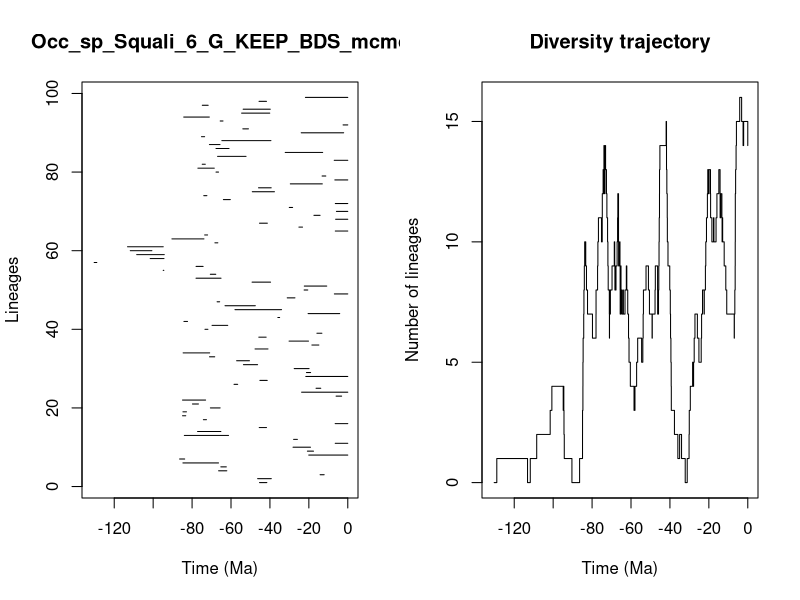

Recreate this plot in R.


pdf(file='../Results/Species/5_MA_bins_EP_FT/pyrate_mcmc_logs/Occ_sp_Squali_6_G_KEEP_BDS_mcmc_LTT.pdf',width=0.6*20, height=0.6*10)
title = "Occ_sp_Squali_6_G_KEEP_BDS_mcmc"
ts=c(45.34455955196611, 46.316064663759285,14.217902026853388,66.36895858645515,65.23481772438814,84.71321428846947,86.41354815388375,20.053506209646518,20.750008289705843,28.129182396927664,6.44914750533476,27.836916526867917,83.9836450397936,77.17539526920919,45.50098167995879,6.478135828080534,74.19247298926065,84.89970607921035,84.69480888970644,70.59101907727808,79.80513816910579,84.91209406805496,6.009197146356637,23.730071870070486,16.30223014091169,58.44725434926514,45.15558716441209,21.57201154387674,21.22300250545973,27.533924873222798,53.616209193185476,57.11462302930854,71.04789937581603,84.59871086548654,47.64942264876334,18.440834413944362,30.1670281504697,45.71193298096527,15.856716332170501,73.37562146968548,69.7420487216071,84.18767968173626,35.930863433293084,20.38969222186845,57.96558217152579,63.07786314681899,67.13939514806265,31.116516204215888,6.895406574703877,22.440347097686537,22.346012766145655,49.178997141041336,77.97779923179615,70.62785227644488,94.83696358403971,77.96006781994753,130.308566920474,101.52863020920587,108.4508158139127,111.75529615642469,113.16395088118678,68.27017701578617,90.355855026372,73.53482466004539,6.414821826668033,25.106248252195964,45.365466353127104,6.247634666853306,17.394883239309745,5.835557577069896,30.062451645175404,6.407089844145366,63.90996903854913,73.99320078516183,49.06516831245015,45.86158337326176,29.526113997244646,6.65509250726571,13.197990869922945,67.70603683319278,77.0165174940302,74.79122532847535,6.968846443125493,66.90117893789075,32.14390635557864,67.71783030477185,71.09074857323067,64.70356999537788,75.16610940810493,23.928033195361934,53.9253479030278,2.416608342617322,65.55940429503856,84.29445559413219,54.54839908363923,53.761209695394214,74.74875518007028,45.59837102684974,21.768504416660004)
te=c(41.58623216911024, 39.28932098895539,12.124075619378186,62.15542495693572,62.407321568792234,66.4112432794945,83.79644063933583,0.0,17.613139786591223,19.161977466051546,0.0,25.89413585924061,61.273028769563425,65.20898090182192,41.75980241087937,0.0,72.61469037546179,83.25631322967219,82.88072471599659,65.58949222453116,76.73480648469405,73.05642157821913,3.1599293580441823,0.0,13.878967995366287,56.573847694506256,41.3779143084283,0.0,19.10382984255787,19.8848894740206,46.34274875212945,50.526363895594365,68.3676352655426,70.95846459633262,40.999283736183614,14.868235096627828,20.192904093380175,41.94961428441592,13.303430477447655,71.8709949322135,61.67935220397292,82.34336510663613,35.01743608531082,4.147691522396631,34.02986078592671,47.50851379058759,65.83898213256269,27.144689513520518,0.0,20.551258001481376,10.80617220978848,39.680201039723364,65.13025909781872,67.83078319948305,94.51761926306943,74.33333407934761,128.95656166465577,94.43465880971488,94.28694003355253,100.65922271300111,94.81858348765337,66.77605371825382,73.90516300961467,72.03633915254666,0.0,23.254854255611566,41.32645399402034,0.0,14.232499656828733,0.0,28.349220632448265,0.0,60.34274910530896,72.38951371457487,37.68212772740982,39.34636116758831,13.082851046968266,0.0,11.294878758690123,66.41359841798942,68.5957444767724,73.2167923599503,0.0,52.27992741594572,12.901201006973837,61.01838583825955,65.65934409447806,39.493048783437885,73.5579223069456,2.11980811326683,51.044144083758596,0.0,64.1158323223424,71.13896366079346,40.089703441973825,39.8061269918741,71.71992259765557,41.75861009224151,0.0)
div_traj=c(0, 1,0,1,2,3,4,3,4,3,2,1,0,1,2,3,4,5,6,7,8,9,10,9,8,7,6,7,8,9,10,11,10,11,12,13,12,13,14,13,12,13,14,13,12,11,10,9,8,7,6,7,8,7,8,9,10,9,8,9,8,9,10,11,12,11,10,9,10,9,8,7,8,9,8,7,8,7,8,9,8,7,6,5,4,3,4,5,6,5,6,7,8,9,8,7,6,7,8,9,8,7,8,9,10,11,12,13,14,15,14,13,12,11,10,9,8,7,6,5,4,3,2,1,2,1,0,1,2,3,4,5,4,5,6,7,6,5,6,7,8,7,8,9,10,11,12,13,12,13,12,13,12,11,10,11,10,11,12,13,12,11,12,11,10,11,10,9,8,7,6,7,8,9,10,11,12,13,14,15,16,15,14,15,14)
time_events=c(130.308566920474, 128.95656166465577,113.16395088118678,111.75529615642469,108.4508158139127,101.52863020920587,100.65922271300111,94.83696358403971,94.81858348765337,94.51761926306943,94.43465880971488,94.28694003355253,90.355855026372,86.41354815388375,84.91209406805496,84.89970607921035,84.71321428846947,84.69480888970644,84.59871086548654,84.29445559413219,84.18767968173626,83.9836450397936,83.79644063933583,83.25631322967219,82.88072471599659,82.34336510663613,79.80513816910579,77.97779923179615,77.96006781994753,77.17539526920919,77.0165174940302,76.73480648469405,75.16610940810493,74.79122532847535,74.74875518007028,74.33333407934761,74.19247298926065,73.99320078516183,73.90516300961467,73.5579223069456,73.53482466004539,73.37562146968548,73.2167923599503,73.05642157821913,72.61469037546179,72.38951371457487,72.03633915254666,71.8709949322135,71.71992259765557,71.13896366079346,71.09074857323067,71.04789937581603,70.95846459633262,70.62785227644488,70.59101907727808,69.7420487216071,68.5957444767724,68.3676352655426,68.27017701578617,67.83078319948305,67.71783030477185,67.70603683319278,67.13939514806265,66.90117893789075,66.77605371825382,66.41359841798942,66.4112432794945,66.36895858645515,65.83898213256269,65.65934409447806,65.58949222453116,65.55940429503856,65.23481772438814,65.20898090182192,65.13025909781872,64.70356999537788,64.1158323223424,63.90996903854913,63.07786314681899,62.407321568792234,62.15542495693572,61.67935220397292,61.273028769563425,61.01838583825955,60.34274910530896,58.44725434926514,57.96558217152579,57.11462302930854,56.573847694506256,54.54839908363923,53.9253479030278,53.761209695394214,53.616209193185476,52.27992741594572,51.044144083758596,50.526363895594365,49.178997141041336,49.06516831245015,47.64942264876334,47.50851379058759,46.34274875212945,46.316064663759285,45.86158337326176,45.71193298096527,45.59837102684974,45.50098167995879,45.365466353127104,45.34455955196611,45.15558716441209,41.94961428441592,41.75980241087937,41.75861009224151,41.58623216911024,41.3779143084283,41.32645399402034,40.999283736183614,40.089703441973825,39.8061269918741,39.680201039723364,39.493048783437885,39.34636116758831,39.28932098895539,37.68212772740982,35.930863433293084,35.01743608531082,34.02986078592671,32.14390635557864,31.116516204215888,30.1670281504697,30.062451645175404,29.526113997244646,28.349220632448265,28.129182396927664,27.836916526867917,27.533924873222798,27.144689513520518,25.89413585924061,25.106248252195964,23.928033195361934,23.730071870070486,23.254854255611566,22.440347097686537,22.346012766145655,21.768504416660004,21.57201154387674,21.22300250545973,20.750008289705843,20.551258001481376,20.38969222186845,20.192904093380175,20.053506209646518,19.8848894740206,19.161977466051546,19.10382984255787,18.440834413944362,17.613139786591223,17.394883239309745,16.30223014091169,15.856716332170501,14.868235096627828,14.232499656828733,14.217902026853388,13.878967995366287,13.303430477447655,13.197990869922945,13.082851046968266,12.901201006973837,12.124075619378186,11.294878758690123,10.80617220978848,6.968846443125493,6.895406574703877,6.65509250726571,6.478135828080534,6.44914750533476,6.414821826668033,6.407089844145366,6.247634666853306,6.009197146356637,5.835557577069896,4.147691522396631,3.1599293580441823,2.416608342617322,2.11980811326683,0.0)
                par(mfrow=c(1,2))
                L = length(ts)
                plot(ts, 1:L , xlim=c(-max(ts)-1,0), pch=20, type="n", main=title,xlab="Time (Ma)",ylab="Lineages")
                for (i in 1:L){segments(x0=-te[i],y0=i,x1=-ts[i],y1=i)}    
                t = -time_events
                plot(div_traj ~ t,type="s", main = "Diversity trajectory",xlab="Time (Ma)",ylab="Number of lineages",xlim=c(-max(ts)-1,0))
                abline(v=c(65,200,251,367,445),lty=2,col="gray")
                
